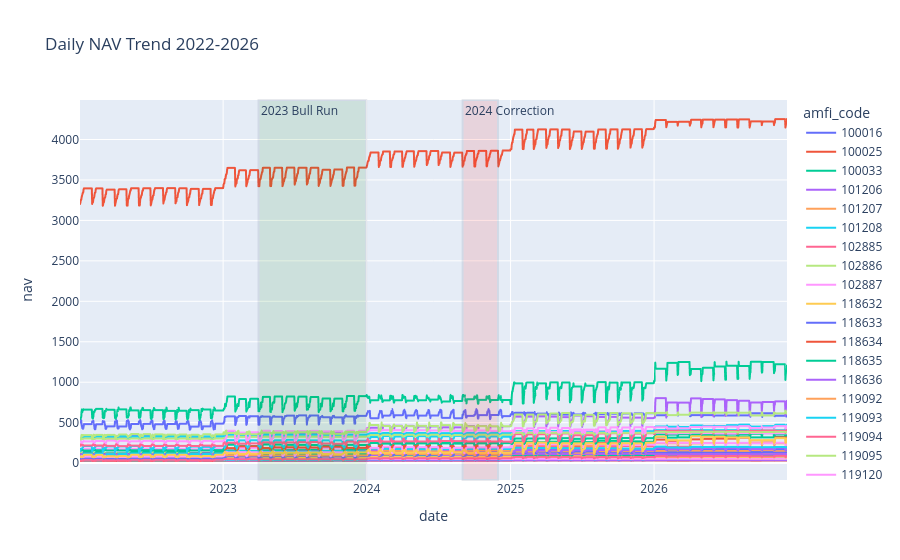

Notebook code for this chart:
### Code cell
# Task 1 - NAV Trend

nav['date'] = pd.to_datetime(nav['date'])
nav_filtered = nav[(nav['date'].dt.year >= 2022) & (nav['date'].dt.year <= 2026)]

fig = px.line(nav_filtered, x='date', y='nav', color='amfi_code', title='Daily NAV Trend 2022-2026')

fig.add_vrect(x0='2023-04-01', x1='2023-12-31', fillcolor='Green', opacity=0.1, annotation_text='2023 Bull Run', annotation_position='top left')
fig.add_vrect(x0='2024-09-01', x1='2024-11-30', fillcolor='Red', opacity=0.1, annotation_text='2024 Correction', annotation_position='top left')
fig.show()

### Figure 1 — Plotly figure (JSON) as saved in the notebook; plotly's stock layout.template omitted (floating-point values rounded to 4 significant figures; data arrays with more than 128 entries replaced by an {"elided": "..."} marker saying what was removed)
{"data": [{"hovertemplate": "amfi_code=100016<br>date=%{x}<br>nav=%{y}<extra></extra>", "legendgroup": "100016", "line": {"color": "#636efa", "dash": "solid"}, "marker": {"symbol": "circle"}, "mode": "lines", "name": "100016", "showlegend": true, "type": "scattergl", "x": {"elided": "1799 str values"}, "xaxis": "x", "y": {"elided": "1799 float values"}, "yaxis": "y"}, {"hovertemplate": "amfi_code=100025<br>date=%{x}<br>nav=%{y}<extra></extra>", "legendgroup": "100025", "line": {"color": "#EF553B", "dash": "solid"}, "marker": {"symbol": "circle"}, "mode": "lines", "name": "100025", "showlegend": true, "type": "scattergl", "x": {"elided": "1799 str values"}, "xaxis": "x", "y": {"elided": "1799 float values"}, "yaxis": "y"}, {"hovertemplate": "amfi_code=100033<br>date=%{x}<br>nav=%{y}<extra></extra>", "legendgroup": "100033", "line": {"color": "#00cc96", "dash": "solid"}, "marker": {"symbol": "circle"}, "mode": "lines", "name": "100033", "showlegend": true, "type": "scattergl", "x": {"elided": "1799 str values"}, "xaxis": "x", "y": {"elided": "1799 float values"}, "yaxis": "y"}, {"hovertemplate": "amfi_code=101206<br>date=%{x}<br>nav=%{y}<extra></extra>", "legendgroup": "101206", "line": {"color": "#ab63fa", "dash": "solid"}, "marker": {"symbol": "circle"}, "mode": "lines", "name": "101206", "showlegend": true, "type": "scattergl", "x": {"elided": "1799 str values"}, "xaxis": "x", "y": {"elided": "1799 float values"}, "yaxis": "y"}, {"hovertemplate": "amfi_code=101207<br>date=%{x}<br>nav=%{y}<extra></extra>", "legendgroup": "101207", "line": {"color": "#FFA15A", "dash": "solid"}, "marker": {"symbol": "circle"}, "mode": "lines", "name": "101207", "showlegend": true, "type": "scattergl", "x": {"elided": "1799 str values"}, "xaxis": "x", "y": {"elided": "1799 float values"}, "yaxis": "y"}, {"hovertemplate": "amfi_code=101208<br>date=%{x}<br>nav=%{y}<extra></extra>", "legendgroup": "101208", "line": {"color": "#19d3f3", "dash": "solid"}, "marker": {"symbol": "circle"}, "mode": "lines", "name": "101208", "showlegend": true, "type": "scattergl", "x": {"elided": "1799 str values"}, "xaxis": "x", "y": {"elided": "1799 float values"}, "yaxis": "y"}, {"hovertemplate": "amfi_code=102885<br>date=%{x}<br>nav=%{y}<extra></extra>", "legendgroup": "102885", "line": {"color": "#FF6692", "dash": "solid"}, "marker": {"symbol": "circle"}, "mode": "lines", "name": "102885", "showlegend": true, "type": "scattergl", "x": {"elided": "1799 str values"}, "xaxis": "x", "y": {"elided": "1799 float values"}, "yaxis": "y"}, {"hovertemplate": "amfi_code=102886<br>date=%{x}<br>nav=%{y}<extra></extra>", "legendgroup": "102886", "line": {"color": "#B6E880", "dash": "solid"}, "marker": {"symbol": "circle"}, "mode": "lines", "name": "102886", "showlegend": true, "type": "scattergl", "x": {"elided": "1799 str values"}, "xaxis": "x", "y": {"elided": "1799 float values"}, "yaxis": "y"}, {"hovertemplate": "amfi_code=102887<br>date=%{x}<br>nav=%{y}<extra></extra>", "legendgroup": "102887", "line": {"color": "#FF97FF", "dash": "solid"}, "marker": {"symbol": "circle"}, "mode": "lines", "name": "102887", "showlegend": true, "type": "scattergl", "x": {"elided": "1799 str values"}, "xaxis": "x", "y": {"elided": "1799 float values"}, "yaxis": "y"}, {"hovertemplate": "amfi_code=118632<br>date=%{x}<br>nav=%{y}<extra></extra>", "legendgroup": "118632", "line": {"color": "#FECB52", "dash": "solid"}, "marker": {"symbol": "circle"}, "mode": "lines", "name": "118632", "showlegend": true, "type": "scattergl", "x": {"elided": "1799 str values"}, "xaxis": "x", "y": {"elided": "1799 float values"}, "yaxis": "y"}, {"hovertemplate": "amfi_code=118633<br>date=%{x}<br>nav=%{y}<extra></extra>", "legendgroup": "118633", "line": {"color": "#636efa", "dash": "solid"}, "marker": {"symbol": "circle"}, "mode": "lines", "name": "118633", "showlegend": true, "type": "scattergl", "x": {"elided": "1799 str values"}, "xaxis": "x", "y": {"elided": "1799 float values"}, "yaxis": "y"}, {"hovertemplate": "amfi_code=118634<br>date=%{x}<br>nav=%{y}<extra></extra>", "legendgroup": "118634", "line": {"color": "#EF553B", "dash": "solid"}, "marker": {"symbol": "circle"}, "mode": "lines", "name": "118634", "showlegend": true, "type": "scattergl", "x": {"elided": "1799 str values"}, "xaxis": "x", "y": {"elided": "1799 float values"}, "yaxis": "y"}, {"hovertemplate": "amfi_code=118635<br>date=%{x}<br>nav=%{y}<extra></extra>", "legendgroup": "118635", "line": {"color": "#00cc96", "dash": "solid"}, "marker": {"symbol": "circle"}, "mode": "lines", "name": "118635", "showlegend": true, "type": "scattergl", "x": {"elided": "1799 str values"}, "xaxis": "x", "y": {"elided": "1799 float values"}, "yaxis": "y"}, {"hovertemplate": "amfi_code=118636<br>date=%{x}<br>nav=%{y}<extra></extra>", "legendgroup": "118636", "line": {"color": "#ab63fa", "dash": "solid"}, "marker": {"symbol": "circle"}, "mode": "lines", "name": "118636", "showlegend": true, "type": "scattergl", "x": {"elided": "1799 str values"}, "xaxis": "x", "y": {"elided": "1799 float values"}, "yaxis": "y"}, {"hovertemplate": "amfi_code=119092<br>date=%{x}<br>nav=%{y}<extra></extra>", "legendgroup": "119092", "line": {"color": "#FFA15A", "dash": "solid"}, "marker": {"symbol": "circle"}, "mode": "lines", "name": "119092", "showlegend": true, "type": "scattergl", "x": {"elided": "1799 str values"}, "xaxis": "x", "y": {"elided": "1799 float values"}, "yaxis": "y"}, {"hovertemplate": "amfi_code=119093<br>date=%{x}<br>nav=%{y}<extra></extra>", "legendgroup": "119093", "line": {"color": "#19d3f3", "dash": "solid"}, "marker": {"symbol": "circle"}, "mode": "lines", "name": "119093", "showlegend": true, "type": "scattergl", "x": {"elided": "1799 str values"}, "xaxis": "x", "y": {"elided": "1799 float values"}, "yaxis": "y"}, {"hovertemplate": "amfi_code=119094<br>date=%{x}<br>nav=%{y}<extra></extra>", "legendgroup": "119094", "line": {"color": "#FF6692", "dash": "solid"}, "marker": {"symbol": "circle"}, "mode": "lines", "name": "119094", "showlegend": true, "type": "scattergl", "x": {"elided": "1799 str values"}, "xaxis": "x", "y": {"elided": "1799 float values"}, "yaxis": "y"}, {"hovertemplate": "amfi_code=119095<br>date=%{x}<br>nav=%{y}<extra></extra>", "legendgroup": "119095", "line": {"color": "#B6E880", "dash": "solid"}, "marker": {"symbol": "circle"}, "mode": "lines", "name": "119095", "showlegend": true, "type": "scattergl", "x": {"elided": "1799 str values"}, "xaxis": "x", "y": {"elided": "1799 float values"}, "yaxis": "y"}, {"hovertemplate": "amfi_code=119120<br>date=%{x}<br>nav=%{y}<extra></extra>", "legendgroup": "119120", "line": {"color": "#FF97FF", "dash": "solid"}, "marker": {"symbol": "circle"}, "mode": "lines", "name": "119120", "showlegend": true, "type": "scattergl", "x": {"elided": "1799 str values"}, "xaxis": "x", "y": {"elided": "1799 float values"}, "yaxis": "y"}, {"hovertemplate": "amfi_code=119551<br>date=%{x}<br>nav=%{y}<extra></extra>", "legendgroup": "119551", "line": {"color": "#FECB52", "dash": "solid"}, "marker": {"symbol": "circle"}, "mode": "lines", "name": "119551", "showlegend": true, "type": "scattergl", "x": {"elided": "1799 str values"}, "xaxis": "x", "y": {"elided": "1799 float values"}, "yaxis": "y"}, {"hovertemplate": "amfi_code=119552<br>date=%{x}<br>nav=%{y}<extra></extra>", "legendgroup": "119552", "line": {"color": "#636efa", "dash": "solid"}, "marker": {"symbol": "circle"}, "mode": "lines", "name": "119552", "showlegend": true, "type": "scattergl", "x": {"elided": "1799 str values"}, "xaxis": "x", "y": {"elided": "1799 float values"}, "yaxis": "y"}, {"hovertemplate": "amfi_code=119598<br>date=%{x}<br>nav=%{y}<extra></extra>", "legendgroup": "119598", "line": {"color": "#EF553B", "dash": "solid"}, "marker": {"symbol": "circle"}, "mode": "lines", "name": "119598", "showlegend": true, "type": "scattergl", "x": {"elided": "1799 str values"}, "xaxis": "x", "y": {"elided": "1799 float values"}, "yaxis": "y"}, {"hovertemplate": "amfi_code=119599<br>date=%{x}<br>nav=%{y}<extra></extra>", "legendgroup": "119599", "line": {"color": "#00cc96", "dash": "solid"}, "marker": {"symbol": "circle"}, "mode": "lines", "name": "119599", "showlegend": true, "type": "scattergl", "x": {"elided": "1799 str values"}, "xaxis": "x", "y": {"elided": "1799 float values"}, "yaxis": "y"}, {"hovertemplate": "amfi_code=120503<br>date=%{x}<br>nav=%{y}<extra></extra>", "legendgroup": "120503", "line": {"color": "#ab63fa", "dash": "solid"}, "marker": {"symbol": "circle"}, "mode": "lines", "name": "120503", "showlegend": true, "type": "scattergl", "x": {"elided": "1799 str values"}, "xaxis": "x", "y": {"elided": "1799 float values"}, "yaxis": "y"}, {"hovertemplate": "amfi_code=120504<br>date=%{x}<br>nav=%{y}<extra></extra>", "legendgroup": "120504", "line": {"color": "#FFA15A", "dash": "solid"}, "marker": {"symbol": "circle"}, "mode": "lines", "name": "120504", "showlegend": true, "type": "scattergl", "x": {"elided": "1799 str values"}, "xaxis": "x", "y": {"elided": "1799 float values"}, "yaxis": "y"}, {"hovertemplate": "amfi_code=120505<br>date=%{x}<br>nav=%{y}<extra></extra>", "legendgroup": "120505", "line": {"color": "#19d3f3", "dash": "solid"}, "marker": {"symbol": "circle"}, "mode": "lines", "name": "120505", "showlegend": true, "type": "scattergl", "x": {"elided": "1799 str values"}, "xaxis": "x", "y": {"elided": "1799 float values"}, "yaxis": "y"}, {"hovertemplate": "amfi_code=120506<br>date=%{x}<br>nav=%{y}<extra></extra>", "legendgroup": "120506", "line": {"color": "#FF6692", "dash": "solid"}, "marker": {"symbol": "circle"}, "mode": "lines", "name": "120506", "showlegend": true, "type": "scattergl", "x": {"elided": "1799 str values"}, "xaxis": "x", "y": {"elided": "1799 float values"}, "yaxis": "y"}, {"hovertemplate": "amfi_code=120507<br>date=%{x}<br>nav=%{y}<extra></extra>", "legendgroup": "120507", "line": {"color": "#B6E880", "dash": "solid"}, "marker": {"symbol": "circle"}, "mode": "lines", "name": "120507", "showlegend": true, "type": "scattergl", "x": {"elided": "1799 str values"}, "xaxis": "x", "y": {"elided": "1799 float values"}, "yaxis": "y"}, {"hovertemplate": "amfi_code=120841<br>date=%{x}<br>nav=%{y}<extra></extra>", "legendgroup": "120841", "line": {"color": "#FF97FF", "dash": "solid"}, "marker": {"symbol": "circle"}, "mode": "lines", "name": "120841", "showlegend": true, "type": "scattergl", "x": {"elided": "1799 str values"}, "xaxis": "x", "y": {"elided": "1799 float values"}, "yaxis": "y"}, {"hovertemplate": "amfi_code=120842<br>date=%{x}<br>nav=%{y}<extra></extra>", "legendgroup": "120842", "line": {"color": "#FECB52", "dash": "solid"}, "marker": {"symbol": "circle"}, "mode": "lines", "name": "120842", "showlegend": true, "type": "scattergl", "x": {"elided": "1799 str values"}, "xaxis": "x", "y": {"elided": "1799 float values"}, "yaxis": "y"}, {"hovertemplate": "amfi_code=120843<br>date=%{x}<br>nav=%{y}<extra></extra>", "legendgroup": "120843", "line": {"color": "#636efa", "dash": "solid"}, "marker": {"symbol": "circle"}, "mode": "lines", "name": "120843", "showlegend": true, "type": "scattergl", "x": {"elided": "1799 str values"}, "xaxis": "x", "y": {"elided": "1799 float values"}, "yaxis": "y"}, {"hovertemplate": "amfi_code=120844<br>date=%{x}<br>nav=%{y}<extra></extra>", "legendgroup": "120844", "line": {"color": "#EF553B", "dash": "solid"}, "marker": {"symbol": "circle"}, "mode": "lines", "name": "120844", "showlegend": true, "type": "scattergl", "x": {"elided": "1799 str values"}, "xaxis": "x", "y": {"elided": "1799 float values"}, "yaxis": "y"}, {"hovertemplate": "amfi_code=125497<br>date=%{x}<br>nav=%{y}<extra></extra>", "legendgroup": "125497", "line": {"color": "#00cc96", "dash": "solid"}, "marker": {"symbol": "circle"}, "mode": "lines", "name": "125497", "showlegend": true, "type": "scattergl", "x": {"elided": "1799 str values"}, "xaxis": "x", "y": {"elided": "1799 float values"}, "yaxis": "y"}, {"hovertemplate": "amfi_code=125498<br>date=%{x}<br>nav=%{y}<extra></extra>", "legendgroup": "125498", "line": {"color": "#ab63fa", "dash": "solid"}, "marker": {"symbol": "circle"}, "mode": "lines", "name": "125498", "showlegend": true, "type": "scattergl", "x": {"elided": "1799 str values"}, "xaxis": "x", "y": {"elided": "1799 float values"}, "yaxis": "y"}, {"hovertemplate": "amfi_code=148567<br>date=%{x}<br>nav=%{y}<extra></extra>", "legendgroup": "148567", "line": {"color": "#FFA15A", "dash": "solid"}, "marker": {"symbol": "circle"}, "mode": "lines", "name": "148567", "showlegend": true, "type": "scattergl", "x": {"elided": "1799 str values"}, "xaxis": "x", "y": {"elided": "1799 float values"}, "yaxis": "y"}, {"hovertemplate": "amfi_code=148568<br>date=%{x}<br>nav=%{y}<extra></extra>", "legendgroup": "148568", "line": {"color": "#19d3f3", "dash": "solid"}, "marker": {"symbol": "circle"}, "mode": "lines", "name": "148568", "showlegend": true, "type": "scattergl", "x": {"elided": "1799 str values"}, "xaxis": "x", "y": {"elided": "1799 float values"}, "yaxis": "y"}, {"hovertemplate": "amfi_code=148569<br>date=%{x}<br>nav=%{y}<extra></extra>", "legendgroup": "148569", "line": {"color": "#FF6692", "dash": "solid"}, "marker": {"symbol": "circle"}, "mode": "lines", "name": "148569", "showlegend": true, "type": "scattergl", "x": {"elided": "1799 str values"}, "xaxis": "x", "y": {"elided": "1799 float values"}, "yaxis": "y"}, {"hovertemplate": "amfi_code=149322<br>date=%{x}<br>nav=%{y}<extra></extra>", "legendgroup": "149322", "line": {"color": "#B6E880", "dash": "solid"}, "marker": {"symbol": "circle"}, "mode": "lines", "name": "149322", "showlegend": true, "type": "scattergl", "x": {"elided": "1799 str values"}, "xaxis": "x", "y": {"elided": "1799 float values"}, "yaxis": "y"}, {"hovertemplate": "amfi_code=149323<br>date=%{x}<br>nav=%{y}<extra></extra>", "legendgroup": "149323", "line": {"color": "#FF97FF", "dash": "solid"}, "marker": {"symbol": "circle"}, "mode": "lines", "name": "149323", "showlegend": true, "type": "scattergl", "x": {"elided": "1799 str values"}, "xaxis": "x", "y": {"elided": "1799 float values"}, "yaxis": "y"}, {"hovertemplate": "amfi_code=149324<br>date=%{x}<br>nav=%{y}<extra></extra>", "legendgroup": "149324", "line": {"color": "#FECB52", "dash": "solid"}, "marker": {"symbol": "circle"}, "mode": "lines", "name": "149324", "showlegend": true, "type": "scattergl", "x": {"elided": "1799 str values"}, "xaxis": "x", "y": {"elided": "1799 float values"}, "yaxis": "y"}], "layout": {"annotations": [{"showarrow": false, "text": "2023 Bull Run", "x": "2023-04-01", "xanchor": "left", "xref": "x", "y": 1, "yanchor": "top", "yref": "y domain"}, {"showarrow": false, "text": "2024 Correction", "x": "2024-09-01", "xanchor": "left", "xref": "x", "y": 1, "yanchor": "top", "yref": "y domain"}], "legend": {"title": {"text": "amfi_code"}, "tracegroupgap": 0}, "shapes": [{"fillcolor": "Green", "opacity": 0.1, "type": "rect", "x0": "2023-04-01", "x1": "2023-12-31", "xref": "x", "y0": 0, "y1": 1, "yref": "y domain"}, {"fillcolor": "Red", "opacity": 0.1, "type": "rect", "x0": "2024-09-01", "x1": "2024-11-30", "xref": "x", "y0": 0, "y1": 1, "yref": "y domain"}], "title": {"text": "Daily NAV Trend 2022-2026"}, "xaxis": {"anchor": "y", "domain": [0, 1], "title": {"text": "date"}}, "yaxis": {"anchor": "x", "domain": [0, 1], "title": {"text": "nav"}}}}
